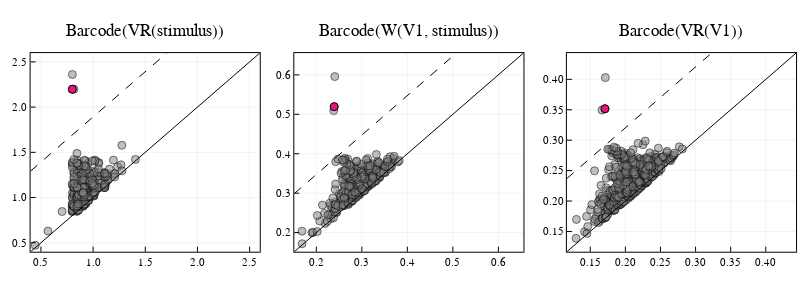

This figure's notebook cell:
### Code cell
# plot similarity-centric analogous pairs 
# select Witness bar
witness_idx = 365 # choose among 360, 364, 365

# get all barcodes
barcode_VR_stimulus = barcode(VR_stimulus, dim = 1)
barcode_VR_V1 = barcode(VR_V1, dim = 1)
barcode_W_V1_stimulus = barcode(W_V1_stimulus["eirene_output"], dim = dim)

# plot all persistence diagrams & significance feature cutoff
selected_stimulus, cutoff_stimulus = select_persistent_intervals_IQR(barcode_VR_stimulus)
p1 = plot_PD(barcode_VR_stimulus; 
            cutoff = cutoff_stimulus,  
            highlight = analogous_stimulus[witness_idx]["baseline_bar_extension"],
            title = "Barcode(VR(stimulus))", 
            titlefontsize = 12)

selected_W_V1_stimulus, cutoff_W_V1_stimulus = select_persistent_intervals_IQR(barcode_W_V1_stimulus)
p2 = plot_PD(barcode_W_V1_stimulus; 
            cutoff = cutoff_W_V1_stimulus, 
            highlight = [witness_idx],
            title = "Barcode(W(V1, stimulus))", 
            titlefontsize = 12)

selected_V1, cutoff_V1 = select_persistent_intervals_IQR(barcode_VR_V1)
p3 = plot_PD(barcode_VR_V1; 
            cutoff = cutoff_V1, 
            highlight = analogous_V1[witness_idx]["baseline_bar_extension"],
            title = "Barcode(VR(V1))", 
            titlefontsize = 12)

plot(p1, p2, p3, layout = grid(1,3), size = (800, 300))

### Figure 1 — Plotly figure (JSON) as saved in the notebook; plotly's stock layout.template omitted (floating-point values rounded to 4 significant figures; data arrays with more than 128 entries replaced by an {"elided": "..."} marker saying what was removed)
{"data": [{"colorbar": {"title": ""}, "hoverinfo": "text", "legendgroup": "", "marker": {"color": "rgba(128, 128, 128, 0.500)", "line": {"color": "rgba(0, 0, 0, 0.500)", "width": 1}, "size": 8, "symbol": "circle"}, "mode": "markers", "name": "", "showlegend": false, "text": {"elided": "277 int values"}, "type": "scatter", "x": {"elided": "277 float values"}, "xaxis": "x1", "y": {"elided": "277 float values"}, "yaxis": "y1", "zmax": null, "zmin": null}, {"colorbar": {"title": ""}, "hoverinfo": "text", "legendgroup": "", "marker": {"color": "rgba(238, 18, 137, 1.000)", "line": {"color": "rgba(0, 0, 0, 1.000)", "width": 1}, "size": 8, "symbol": "circle"}, "mode": "markers", "name": "", "showlegend": false, "text": [275], "type": "scatter", "x": [0.8008], "xaxis": "x1", "y": [2.198], "yaxis": "y1", "zmax": null, "zmin": null}, {"colorbar": {"title": ""}, "hoverinfo": "none", "legendgroup": "", "line": {"color": "rgba(0, 0, 0, 1.000)", "dash": "solid", "shape": "linear", "width": 1}, "mode": "lines", "name": "", "showlegend": false, "type": "scatter", "x": [0.4009, 0.4224, 0.6207, 0.7399, 0.8407, 0.9501, 1.051, 1.159, 1.285, 1.396, 1.494, 1.6, 1.707, 1.826, 1.939, 2.056, 2.154, 2.275, 2.388, 2.569, 2.597], "xaxis": "x1", "y": [0.4009, 0.4224, 0.6207, 0.7399, 0.8407, 0.9501, 1.051, 1.159, 1.285, 1.396, 1.494, 1.6, 1.707, 1.826, 1.939, 2.056, 2.154, 2.275, 2.388, 2.569, 2.597], "yaxis": "y1", "zmax": null, "zmin": null}, {"colorbar": {"title": ""}, "hoverinfo": "none", "legendgroup": "", "line": {"color": "rgba(0, 0, 0, 1.000)", "dash": "dash", "shape": "linear", "width": 1}, "mode": "lines", "name": "", "showlegend": false, "type": "scatter", "x": [0.4009, 0.4224, 0.6207, 0.7399, 0.8407, 0.9501, 1.051, 1.159, 1.285, 1.396, 1.494, 1.6, 1.707, 1.826, 1.939, 2.056, 2.154, 2.275, 2.388, 2.569, 2.597], "xaxis": "x1", "y": [1.293, 1.314, 1.512, 1.632, 1.732, 1.842, 1.943, 2.051, 2.176, 2.288, 2.385, 2.492, 2.599, 2.718, 2.83, 2.948, 3.046, 3.167, 3.28, 3.461, 3.489], "yaxis": "y1", "zmax": null, "zmin": null}, {"colorbar": {"title": ""}, "hoverinfo": "text", "legendgroup": "", "marker": {"color": "rgba(128, 128, 128, 0.500)", "line": {"color": "rgba(0, 0, 0, 0.500)", "width": 1}, "size": 8, "symbol": "circle"}, "mode": "markers", "name": "", "showlegend": false, "text": {"elided": "365 int values"}, "type": "scatter", "x": {"elided": "365 float values"}, "xaxis": "x2", "y": {"elided": "365 float values"}, "yaxis": "y2", "zmax": null, "zmin": null}, {"colorbar": {"title": ""}, "hoverinfo": "text", "legendgroup": "", "marker": {"color": "rgba(238, 18, 137, 1.000)", "line": {"color": "rgba(0, 0, 0, 1.000)", "width": 1}, "size": 8, "symbol": "circle"}, "mode": "markers", "name": "", "showlegend": false, "text": [365], "type": "scatter", "x": [0.2393], "xaxis": "x2", "y": [0.5193], "yaxis": "y2", "zmax": null, "zmin": null}, {"colorbar": {"title": ""}, "hoverinfo": "none", "legendgroup": "", "line": {"color": "rgba(0, 0, 0, 1.000)", "dash": "solid", "shape": "linear", "width": 1}, "mode": "lines", "name": "", "showlegend": false, "type": "scatter", "x": [0.1516, 0.1565, 0.202, 0.2293, 0.2524, 0.2775, 0.3007, 0.3255, 0.3542, 0.3797, 0.4021, 0.4266, 0.4511, 0.4783, 0.5041, 0.531, 0.5536, 0.5812, 0.6072, 0.6487, 0.6551], "xaxis": "x2", "y": [0.1516, 0.1565, 0.202, 0.2293, 0.2524, 0.2775, 0.3007, 0.3255, 0.3542, 0.3797, 0.4021, 0.4266, 0.4511, 0.4783, 0.5041, 0.531, 0.5536, 0.5812, 0.6072, 0.6487, 0.6551], "yaxis": "y2", "zmax": null, "zmin": null}, {"colorbar": {"title": ""}, "hoverinfo": "none", "legendgroup": "", "line": {"color": "rgba(0, 0, 0, 1.000)", "dash": "dash", "shape": "linear", "width": 1}, "mode": "lines", "name": "", "showlegend": false, "type": "scatter", "x": [0.1516, 0.1565, 0.202, 0.2293, 0.2524, 0.2775, 0.3007, 0.3255, 0.3542, 0.3797, 0.4021, 0.4266, 0.4511, 0.4783, 0.5041, 0.531, 0.5536, 0.5812, 0.6072, 0.6487, 0.6551], "xaxis": "x2", "y": [0.299, 0.304, 0.3494, 0.3767, 0.3999, 0.4249, 0.4481, 0.4729, 0.5016, 0.5272, 0.5496, 0.574, 0.5985, 0.6257, 0.6515, 0.6784, 0.701, 0.7286, 0.7546, 0.7962, 0.8026], "yaxis": "y2", "zmax": null, "zmin": null}, {"colorbar": {"title": ""}, "hoverinfo": "text", "legendgroup": "", "marker": {"color": "rgba(128, 128, 128, 0.500)", "line": {"color": "rgba(0, 0, 0, 0.500)", "width": 1}, "size": 8, "symbol": "circle"}, "mode": "markers", "name": "", "showlegend": false, "text": {"elided": "596 int values"}, "type": "scatter", "x": {"elided": "596 float values"}, "xaxis": "x3", "y": {"elided": "596 float values"}, "yaxis": "y3", "zmax": null, "zmin": null}, {"colorbar": {"title": ""}, "hoverinfo": "text", "legendgroup": "", "marker": {"color": "rgba(238, 18, 137, 1.000)", "line": {"color": "rgba(0, 0, 0, 1.000)", "width": 1}, "size": 8, "symbol": "circle"}, "mode": "markers", "name": "", "showlegend": false, "text": [592], "type": "scatter", "x": [0.1709], "xaxis": "x3", "y": [0.3517], "yaxis": "y3", "zmax": null, "zmin": null}, {"colorbar": {"title": ""}, "hoverinfo": "none", "legendgroup": "", "line": {"color": "rgba(0, 0, 0, 1.000)", "dash": "solid", "shape": "linear", "width": 1}, "mode": "lines", "name": "", "showlegend": false, "type": "scatter", "x": [0.1167, 0.1199, 0.1494, 0.1671, 0.1821, 0.1983, 0.2133, 0.2294, 0.248, 0.2646, 0.2791, 0.2949, 0.3109, 0.3285, 0.3452, 0.3627, 0.3773, 0.3952, 0.412, 0.439, 0.4432], "xaxis": "x3", "y": [0.1167, 0.1199, 0.1494, 0.1671, 0.1821, 0.1983, 0.2133, 0.2294, 0.248, 0.2646, 0.2791, 0.2949, 0.3109, 0.3285, 0.3452, 0.3627, 0.3773, 0.3952, 0.412, 0.439, 0.4432], "yaxis": "y3", "zmax": null, "zmin": null}, {"colorbar": {"title": ""}, "hoverinfo": "none", "legendgroup": "", "line": {"color": "rgba(0, 0, 0, 1.000)", "dash": "dash", "shape": "linear", "width": 1}, "mode": "lines", "name": "", "showlegend": false, "type": "scatter", "x": [0.1167, 0.1199, 0.1494, 0.1671, 0.1821, 0.1983, 0.2133, 0.2294, 0.248, 0.2646, 0.2791, 0.2949, 0.3109, 0.3285, 0.3452, 0.3627, 0.3773, 0.3952, 0.412, 0.439, 0.4432], "xaxis": "x3", "y": [0.2371, 0.2403, 0.2697, 0.2875, 0.3024, 0.3187, 0.3337, 0.3498, 0.3684, 0.385, 0.3995, 0.4153, 0.4313, 0.4489, 0.4656, 0.483, 0.4977, 0.5156, 0.5324, 0.5594, 0.5635], "yaxis": "y3", "zmax": null, "zmin": null}], "layout": {"annotations": [{"font": {"color": "rgba(0, 0, 0, 1.000)", "family": "sans-serif", "size": 17}, "rotation": 0, "showarrow": false, "text": "Barcode(VR(stimulus))", "x": 0.1815, "xanchor": "center", "xref": "paper", "y": 1, "yanchor": "top", "yref": "paper"}, {"font": {"color": "rgba(0, 0, 0, 1.000)", "family": "sans-serif", "size": 17}, "rotation": 0, "showarrow": false, "text": "Barcode(W(V1, stimulus))", "x": 0.5111, "xanchor": "center", "xref": "paper", "y": 1, "yanchor": "top", "yref": "paper"}, {"font": {"color": "rgba(0, 0, 0, 1.000)", "family": "sans-serif", "size": 17}, "rotation": 0, "showarrow": false, "text": "Barcode(VR(V1))", "x": 0.8519, "xanchor": "center", "xref": "paper", "y": 1, "yanchor": "top", "yref": "paper"}], "height": 300, "legend": {"bgcolor": "rgba(255, 255, 255, 1.000)", "bordercolor": "rgba(0, 0, 0, 1.000)", "font": {"color": "rgba(0, 0, 0, 1.000)", "family": "sans-serif", "size": 11}, "tracegroupgap": 0, "x": 1, "y": 0}, "margin": {"b": 20, "l": 0, "r": 0, "t": 20}, "paper_bgcolor": "rgba(255, 255, 255, 1.000)", "plot_bgcolor": "rgba(255, 255, 255, 1.000)", "showlegend": true, "width": 800, "xaxis1": {"anchor": "y1", "domain": [0.03825, 0.3247], "gridcolor": "rgba(0, 0, 0, 0.100)", "gridwidth": 0.5, "linecolor": "rgba(0, 0, 0, 1.000)", "mirror": true, "range": [0.4009, 2.597], "showgrid": true, "showline": true, "showticklabels": true, "tickangle": 0, "tickcolor": "rgb(0, 0, 0)", "tickfont": {"color": "rgba(0, 0, 0, 1.000)", "family": "sans-serif", "size": 11}, "tickmode": "array", "ticks": "inside", "ticktext": ["0.5", "1.0", "1.5", "2.0", "2.5"], "tickvals": [0.5, 1, 1.5, 2, 2.5], "title": "", "titlefont": {"color": "rgba(0, 0, 0, 1.000)", "family": "sans-serif", "size": 15}, "type": "-", "visible": true, "zeroline": false, "zerolinecolor": "rgba(0, 0, 0, 1.000)"}, "xaxis2": {"anchor": "y2", "domain": [0.3679, 0.6543], "gridcolor": "rgba(0, 0, 0, 0.100)", "gridwidth": 0.5, "linecolor": "rgba(0, 0, 0, 1.000)", "mirror": true, "range": [0.1516, 0.6551], "showgrid": true, "showline": true, "showticklabels": true, "tickangle": 0, "tickcolor": "rgb(0, 0, 0)", "tickfont": {"color": "rgba(0, 0, 0, 1.000)", "family": "sans-serif", "size": 11}, "tickmode": "array", "ticks": "inside", "ticktext": ["0.2", "0.3", "0.4", "0.5", "0.6"], "tickvals": [0.2, 0.3, 0.4, 0.5, 0.6], "title": "", "titlefont": {"color": "rgba(0, 0, 0, 1.000)", "family": "sans-serif", "size": 15}, "type": "-", "visible": true, "zeroline": false, "zerolinecolor": "rgba(0, 0, 0, 1.000)"}, "xaxis3": {"anchor": "y3", "domain": [0.7086, 0.9951], "gridcolor": "rgba(0, 0, 0, 0.100)", "gridwidth": 0.5, "linecolor": "rgba(0, 0, 0, 1.000)", "mirror": true, "range": [0.1167, 0.4432], "showgrid": true, "showline": true, "showticklabels": true, "tickangle": 0, "tickcolor": "rgb(0, 0, 0)", "tickfont": {"color": "rgba(0, 0, 0, 1.000)", "family": "sans-serif", "size": 11}, "tickmode": "array", "ticks": "inside", "ticktext": ["0.15", "0.20", "0.25", "0.30", "0.35", "0.40"], "tickvals": [0.15, 0.2, 0.25, 0.3, 0.35, 0.4], "title": "", "titlefont": {"color": "rgba(0, 0, 0, 1.000)", "family": "sans-serif", "size": 15}, "type": "-", "visible": true, "zeroline": false, "zerolinecolor": "rgba(0, 0, 0, 1.000)"}, "yaxis1": {"anchor": "x1", "domain": [0.1088, 0.8727], "gridcolor": "rgba(0, 0, 0, 0.100)", "gridwidth": 0.5, "linecolor": "rgba(0, 0, 0, 1.000)", "mirror": true, "range": [0.4009, 2.597], "showgrid": true, "showline": true, "showticklabels": true, "tickangle": 0, "tickcolor": "rgb(0, 0, 0)", "tickfont": {"color": "rgba(0, 0, 0, 1.000)", "family": "sans-serif", "size": 11}, "tickmode": "array", "ticks": "inside", "ticktext": ["0.5", "1.0", "1.5", "2.0", "2.5"], "tickvals": [0.5, 1, 1.5, 2, 2.5], "title": "", "titlefont": {"color": "rgba(0, 0, 0, 1.000)", "family": "sans-serif", "size": 15}, "type": "-", "visible": true, "zeroline": false, "zerolinecolor": "rgba(0, 0, 0, 1.000)"}, "yaxis2": {"anchor": "x2", "domain": [0.1088, 0.8727], "gridcolor": "rgba(0, 0, 0, 0.100)", "gridwidth": 0.5, "linecolor": "rgba(0, 0, 0, 1.000)", "mirror": true, "range": [0.1516, 0.6551], "showgrid": true, "showline": true, "showticklabels": true, "tickangle": 0, "tickcolor": "rgb(0, 0, 0)", "tickfont": {"color": "rgba(0, 0, 0, 1.000)", "family": "sans-serif", "size": 11}, "tickmode": "array", "ticks": "inside", "ticktext": ["0.2", "0.3", "0.4", "0.5", "0.6"], "tickvals": [0.2, 0.3, 0.4, 0.5, 0.6], "title": "", "titlefont": {"color": "rgba(0, 0, 0, 1.000)", "family": "sans-serif", "size": 15}, "type": "-", "visible": true, "zeroline": false, "zerolinecolor": "rgba(0, 0, 0, 1.000)"}, "yaxis3": {"anchor": "x3", "domain": [0.1088, 0.8727], "gridcolor": "rgba(0, 0, 0, 0.100)", "gridwidth": 0.5, "linecolor": "rgba(0, 0, 0, 1.000)", "mirror": true, "range": [0.1167, 0.4432], "showgrid": true, "showline": true, "showticklabels": true, "tickangle": 0, "tickcolor": "rgb(0, 0, 0)", "tickfont": {"color": "rgba(0, 0, 0, 1.000)", "family": "sans-serif", "size": 11}, "tickmode": "array", "ticks": "inside", "ticktext": ["0.15", "0.20", "0.25", "0.30", "0.35", "0.40"], "tickvals": [0.15, 0.2, 0.25, 0.3, 0.35, 0.4], "title": "", "titlefont": {"color": "rgba(0, 0, 0, 1.000)", "family": "sans-serif", "size": 15}, "type": "-", "visible": true, "zeroline": false, "zerolinecolor": "rgba(0, 0, 0, 1.000)"}}}
